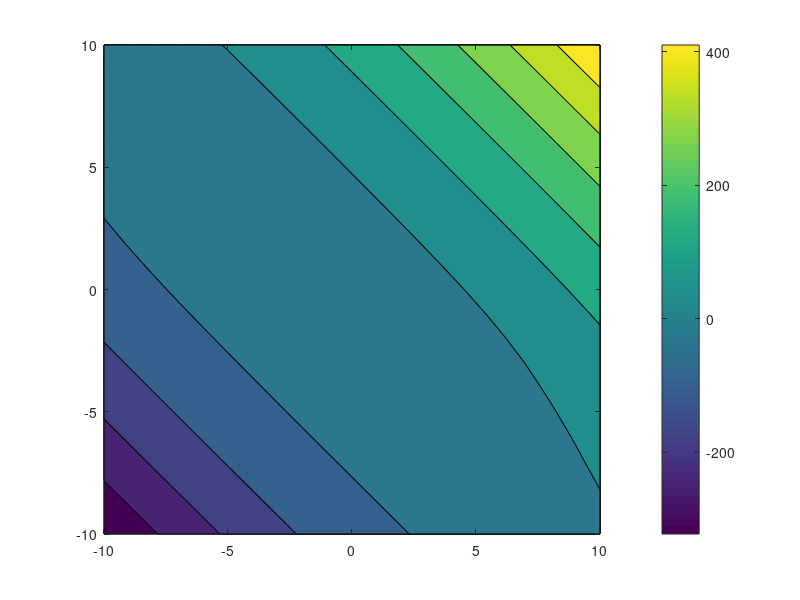

MATLAB code to generate this figure:
y2 = @(t, x) 2 + x(1) * (1 - t.^2) + x(2) * (1 - t.^4);

dy2 = @(t, x) -2 * x(1) * t - 4 * x(2) * t.^3;

g = @(t, x) y2(t,x) .* sqrt(1 + dy2(t, x).^2);

w = [1/2 ones(1,63) 1/2]' / 32;
f = @(x) g(0:1/64:1,x) * w;

%x = fminsearch(@f, [0 0]);
x1 = -10:1:10;
x2 = x1;
ff = zeros(length(x1));
for i = 1:length(x1)
  for j = 1:length(x2)
    ff(i,j) = f([x1(i) x2(j)]);
  endfor
endfor

contourf(x1, x2, ff);
colorbar;

